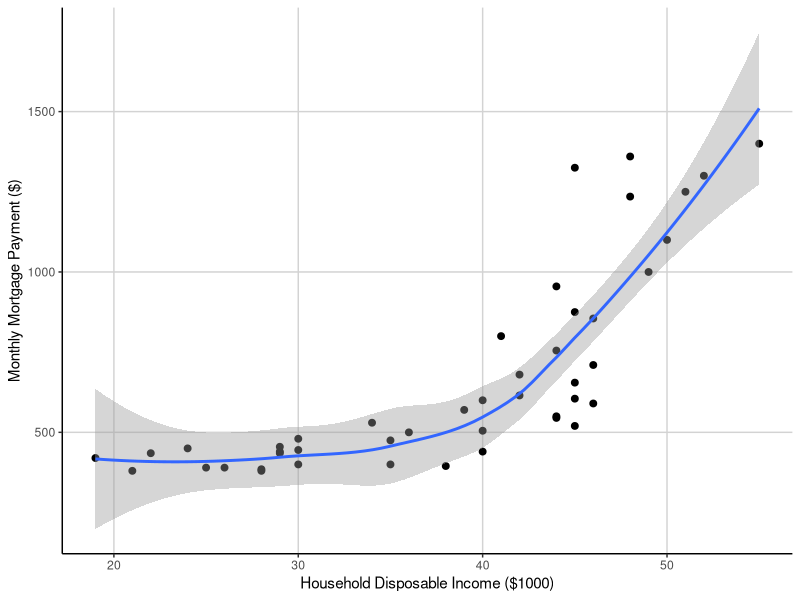
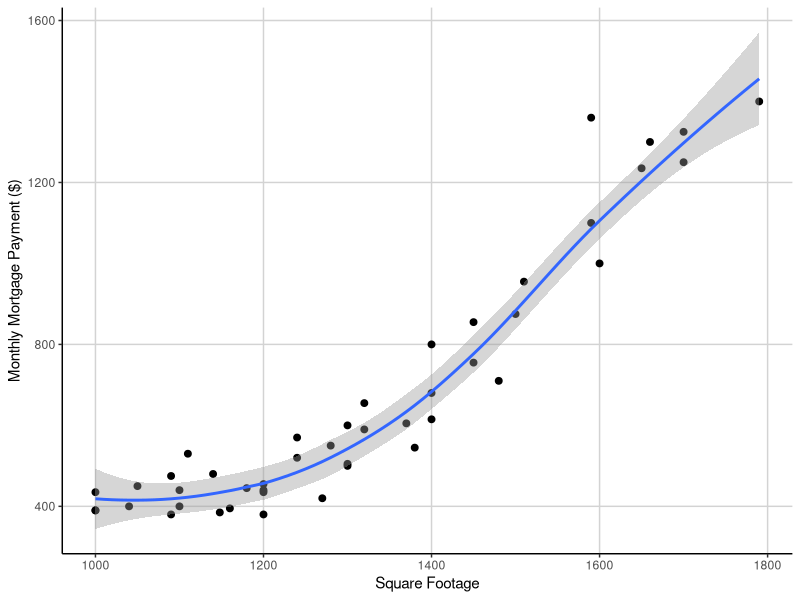
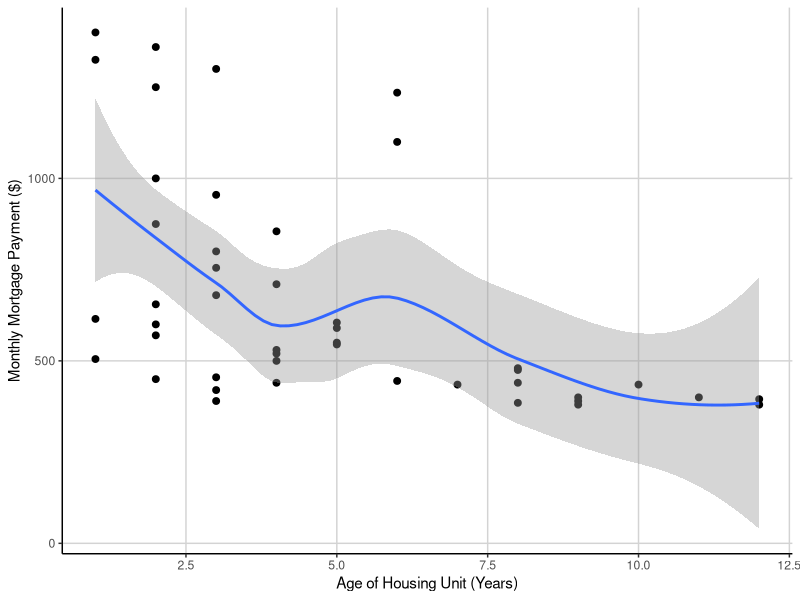
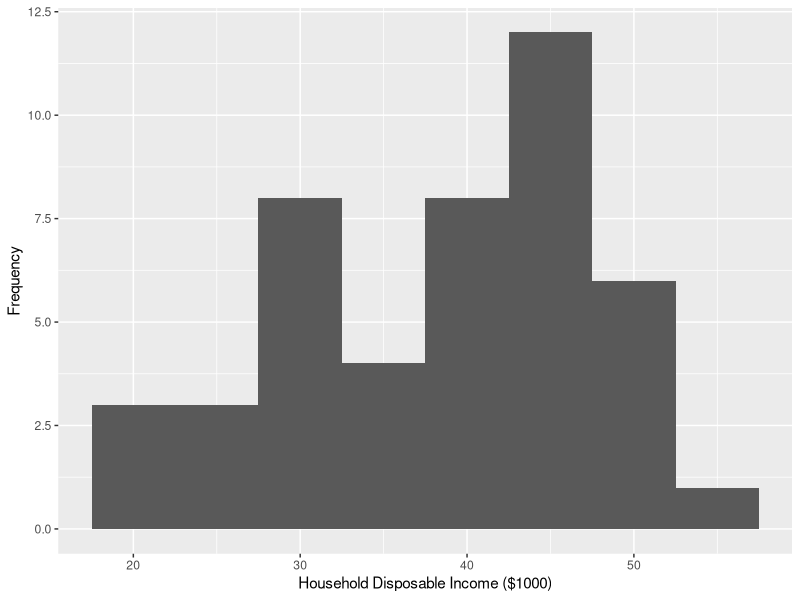
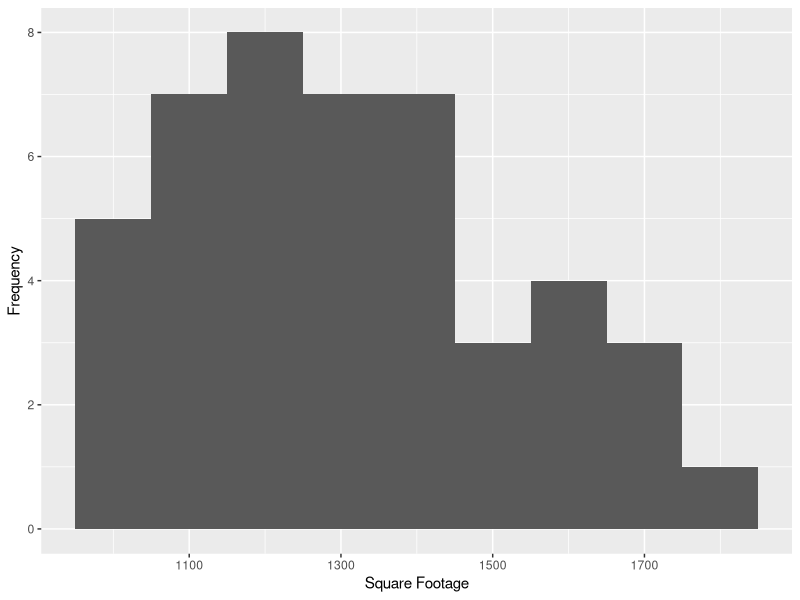
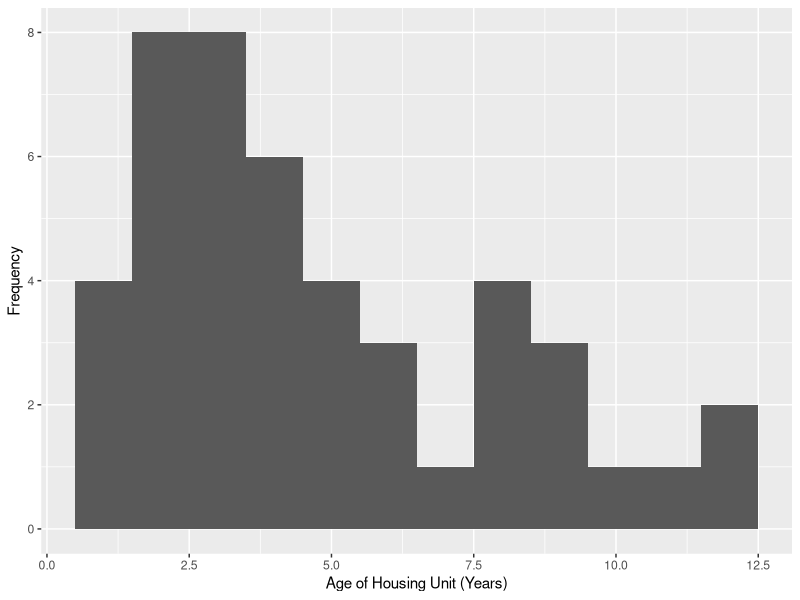
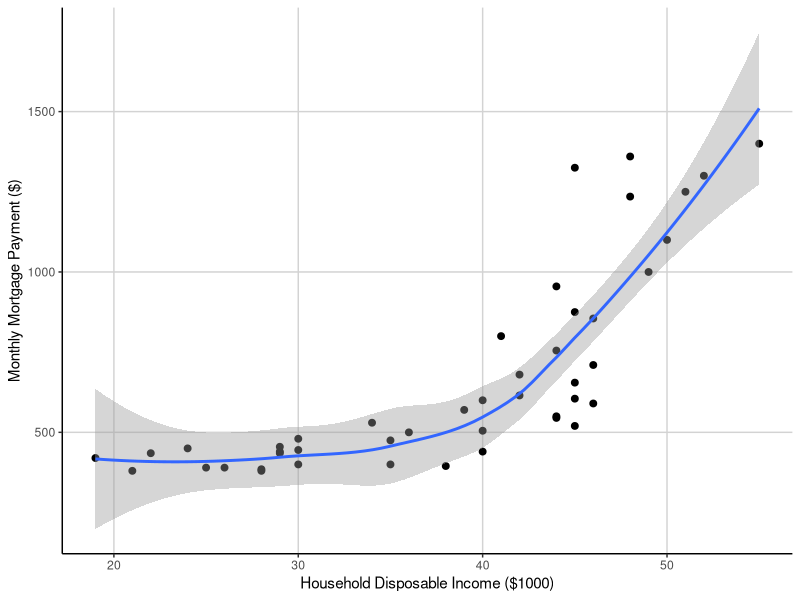
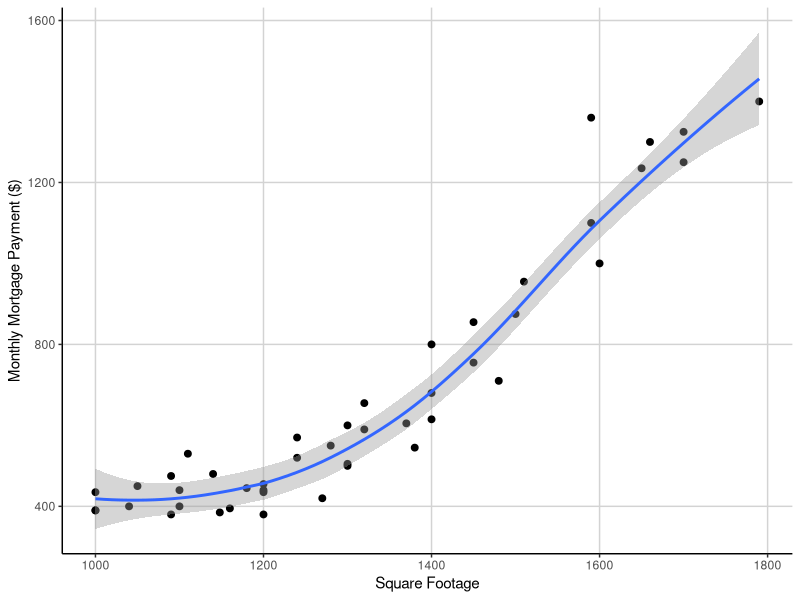

The R script that drew these images, in order:
# load library
library(dplyr)
library(ggplot2)

# read in file
data <- read.csv(file = "Lab_data.csv", header = TRUE)

# approach
# scatterplots of variables against Y
# check assumptions
# add interactions?
# run AIC and stepwise regressions to determine model of best fit

# prep the dataset
colnames(data) <- c("obs", "mortpay", "income", "sqfoot", "loans", "age")

# scatterplots of variables against Y
ggplot(data, aes(x = income, y = mortpay)) +
  geom_point(size = 2) +
  geom_smooth() +
  xlab("Household Disposable Income ($1000)") +
  ylab("Monthly Mortgage Payment ($)") + 
  theme(panel.background = element_blank(), axis.line = element_line(colour = "black"), panel.grid.major = element_line(colour = "light gray"))
ggsave(file = "mortpay_vs_income.png", width = 5, height = 5)

ggplot(data, aes(x = sqfoot, y = mortpay)) +
  geom_point(size = 2) +
  geom_smooth() +
  xlab("Square Footage") +
  ylab("Monthly Mortgage Payment ($)") + 
  theme(panel.background = element_blank(), axis.line = element_line(colour = "black"), panel.grid.major = element_line(colour = "light gray"))
ggsave(file = "mortpay_vs_sqfoot.png", width = 5, height = 5)

ggplot(data, aes(x = age, y = mortpay)) +
  geom_point(size = 2) +
  geom_smooth() +
  xlab("Age of Housing Unit (Years)") +
  ylab("Monthly Mortgage Payment ($)") + 
  theme(panel.background = element_blank(), axis.line = element_line(colour = "black"), panel.grid.major = element_line(colour = "light gray"))
ggsave(file = "mortpay_vs_age.png", width = 5, height = 5)

# histograms of independent variables
ggplot(data, aes(x = income)) +
  geom_histogram(binwidth = 5) +
  xlab("Household Disposable Income ($1000)") +
  ylab("Frequency") 

ggplot(data, aes(x = sqfoot)) +
  geom_histogram(binwidth = 100) +
  xlab("Square Footage") +
  ylab("Frequency") 

ggplot(data, aes(x = age)) +
  geom_histogram(binwidth = 1) +
  xlab("Age of Housing Unit (Years)") +
  ylab("Frequency") 
